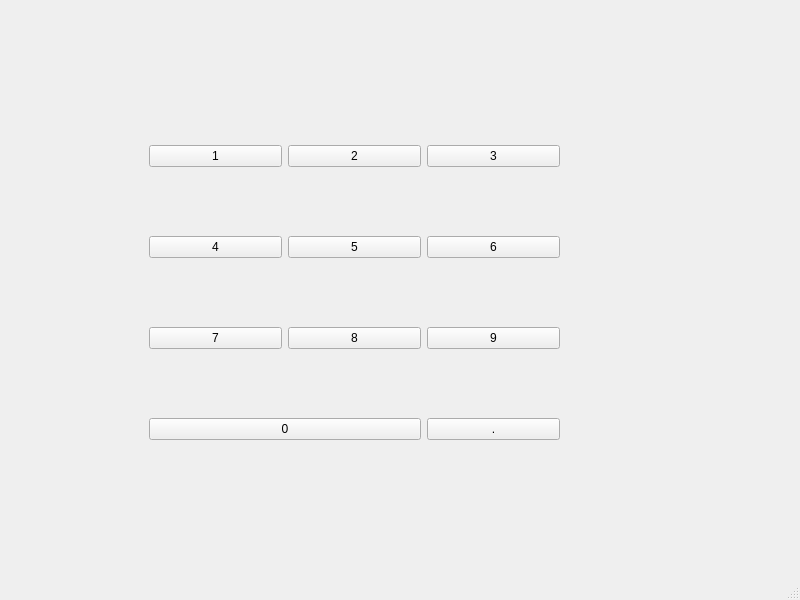
<?xml version="1.0" encoding="UTF-8"?>
<ui version="4.0">
 <class>MainWindow</class>
 <widget class="QMainWindow" name="MainWindow">
  <property name="geometry">
   <rect>
    <x>0</x>
    <y>0</y>
    <width>800</width>
    <height>600</height>
   </rect>
  </property>
  <property name="windowTitle">
   <string>MainWindow</string>
  </property>
  <widget class="QWidget" name="centralwidget">
   <widget class="QWidget" name="">
    <property name="geometry">
     <rect>
      <x>149</x>
      <y>82</y>
      <width>411</width>
      <height>421</height>
     </rect>
    </property>
    <layout class="QGridLayout" name="gridLayout">
     <item row="0" column="0">
      <widget class="QPushButton" name="pushButton">
       <property name="text">
        <string>1</string>
       </property>
      </widget>
     </item>
     <item row="0" column="1">
      <widget class="QPushButton" name="pushButton_3">
       <property name="text">
        <string>2</string>
       </property>
      </widget>
     </item>
     <item row="0" column="2">
      <widget class="QPushButton" name="pushButton_2">
       <property name="text">
        <string>3</string>
       </property>
      </widget>
     </item>
     <item row="1" column="0">
      <widget class="QPushButton" name="pushButton_6">
       <property name="text">
        <string>4</string>
       </property>
      </widget>
     </item>
     <item row="1" column="1">
      <widget class="QPushButton" name="pushButton_5">
       <property name="text">
        <string>5</string>
       </property>
      </widget>
     </item>
     <item row="1" column="2">
      <widget class="QPushButton" name="pushButton_4">
       <property name="text">
        <string>6</string>
       </property>
      </widget>
     </item>
     <item row="2" column="0">
      <widget class="QPushButton" name="pushButton_9">
       <property name="text">
        <string>7</string>
       </property>
      </widget>
     </item>
     <item row="2" column="1">
      <widget class="QPushButton" name="pushButton_8">
       <property name="text">
        <string>8</string>
       </property>
      </widget>
     </item>
     <item row="2" column="2">
      <widget class="QPushButton" name="pushButton_7">
       <property name="text">
        <string>9</string>
       </property>
      </widget>
     </item>
     <item row="3" column="0" colspan="2">
      <widget class="QPushButton" name="pushButton_10">
       <property name="text">
        <string>0</string>
       </property>
      </widget>
     </item>
     <item row="3" column="2">
      <widget class="QPushButton" name="pushButton_11">
       <property name="text">
        <string>.</string>
       </property>
      </widget>
     </item>
    </layout>
   </widget>
  </widget>
  <widget class="QMenuBar" name="menubar">
   <property name="geometry">
    <rect>
     <x>0</x>
     <y>0</y>
     <width>800</width>
     <height>23</height>
    </rect>
   </property>
  </widget>
  <widget class="QStatusBar" name="statusbar"/>
 </widget>
 <resources/>
 <connections/>
</ui>
